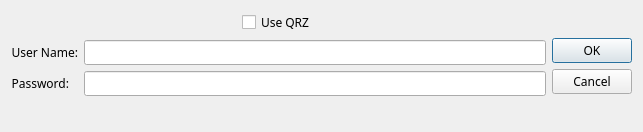
<?xml version="1.0" encoding="UTF-8"?>
<ui version="4.0">
 <class>Dialog</class>
 <widget class="QDialog" name="Dialog">
  <property name="geometry">
   <rect>
    <x>0</x>
    <y>0</y>
    <width>643</width>
    <height>132</height>
   </rect>
  </property>
  <property name="font">
   <font>
    <family>JetBrains Mono</family>
   </font>
  </property>
  <property name="windowTitle">
   <string>Use QRZ</string>
  </property>
  <layout class="QGridLayout" name="gridLayout">
   <item row="0" column="0">
    <layout class="QHBoxLayout" name="horizontalLayout">
     <item>
      <layout class="QVBoxLayout" name="verticalLayout">
       <item>
        <layout class="QHBoxLayout" name="horizontalLayout_3">
         <item>
          <spacer name="horizontalSpacer">
           <property name="orientation">
            <enum>Qt::Horizontal</enum>
           </property>
           <property name="sizeHint" stdset="0">
            <size>
             <width>40</width>
             <height>20</height>
            </size>
           </property>
          </spacer>
         </item>
         <item>
          <widget class="QCheckBox" name="useqrz">
           <property name="sizePolicy">
            <sizepolicy hsizetype="Preferred" vsizetype="Fixed">
             <horstretch>0</horstretch>
             <verstretch>0</verstretch>
            </sizepolicy>
           </property>
           <property name="font">
            <font>
             <family>JetBrains Mono</family>
            </font>
           </property>
           <property name="text">
            <string>Use QRZ</string>
           </property>
          </widget>
         </item>
         <item>
          <spacer name="horizontalSpacer_2">
           <property name="orientation">
            <enum>Qt::Horizontal</enum>
           </property>
           <property name="sizeHint" stdset="0">
            <size>
             <width>40</width>
             <height>20</height>
            </size>
           </property>
          </spacer>
         </item>
        </layout>
       </item>
       <item>
        <layout class="QHBoxLayout" name="horizontalLayout_2">
         <item>
          <layout class="QFormLayout" name="formLayout">
           <item row="0" column="0">
            <widget class="QLabel" name="label">
             <property name="text">
              <string>User Name:</string>
             </property>
             <property name="alignment">
              <set>Qt::AlignRight|Qt::AlignTrailing|Qt::AlignVCenter</set>
             </property>
            </widget>
           </item>
           <item row="0" column="1">
            <widget class="QLineEdit" name="username"/>
           </item>
           <item row="1" column="0">
            <widget class="QLabel" name="label_2">
             <property name="text">
              <string>Password:</string>
             </property>
             <property name="alignment">
              <set>Qt::AlignRight|Qt::AlignTrailing|Qt::AlignVCenter</set>
             </property>
            </widget>
           </item>
           <item row="1" column="1">
            <widget class="QLineEdit" name="password"/>
           </item>
          </layout>
         </item>
        </layout>
       </item>
      </layout>
     </item>
     <item>
      <layout class="QVBoxLayout" name="verticalLayout_2">
       <item>
        <widget class="QDialogButtonBox" name="buttonBox">
         <property name="orientation">
          <enum>Qt::Vertical</enum>
         </property>
         <property name="standardButtons">
          <set>QDialogButtonBox::Cancel|QDialogButtonBox::Ok</set>
         </property>
         <property name="centerButtons">
          <bool>true</bool>
         </property>
        </widget>
       </item>
      </layout>
     </item>
    </layout>
   </item>
  </layout>
 </widget>
 <resources/>
 <connections>
  <connection>
   <sender>buttonBox</sender>
   <signal>accepted()</signal>
   <receiver>Dialog</receiver>
   <slot>accept()</slot>
   <hints>
    <hint type="sourcelabel">
     <x>248</x>
     <y>254</y>
    </hint>
    <hint type="destinationlabel">
     <x>157</x>
     <y>274</y>
    </hint>
   </hints>
  </connection>
  <connection>
   <sender>buttonBox</sender>
   <signal>rejected()</signal>
   <receiver>Dialog</receiver>
   <slot>reject()</slot>
   <hints>
    <hint type="sourcelabel">
     <x>316</x>
     <y>260</y>
    </hint>
    <hint type="destinationlabel">
     <x>286</x>
     <y>274</y>
    </hint>
   </hints>
  </connection>
 </connections>
</ui>
